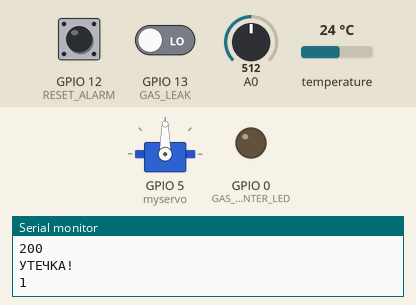
Recording of a program running on a simulated ESP8266 (NodeMCU). Parts: servo, output pins drawn as LEDs (lit = HIGH), the last lines printed to the serial monitor. Dashed ring = blinking. The inputs (shaded band) are chosen by the test bench; at power-on: GPIO 13 (GAS_LEAK) LOW, A0 = 512, GPIO 12 (RESET_ALARM) HIGH, temperature 24 °C. WiFi joins after 1.5 s; servers stay silent unless stated; uploads are accepted with an empty reply.

Above: at 2.7 s.
2.8 s: GPIO 13 (GAS_LEAK) driven HIGH
At 9.0 s:
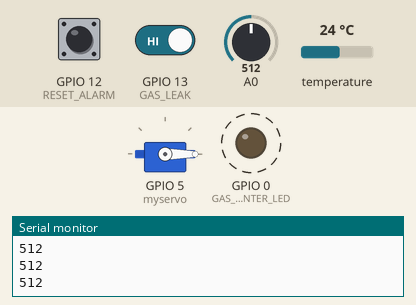
9.3 s: A0 set to 11
12.8 s: A0 set to 8
At 13.4 s:
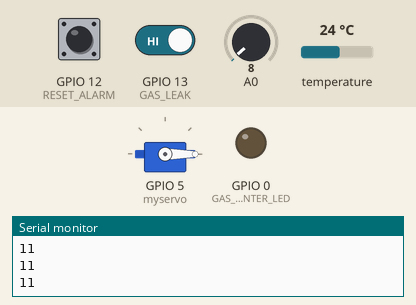
16.1 s: GPIO 13 (GAS_LEAK) driven LOW
At 18.4 s:
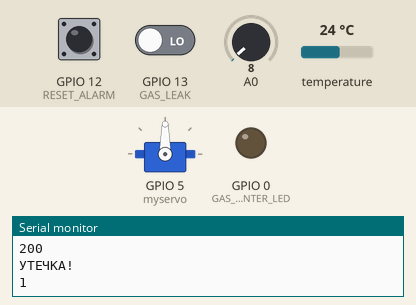
Timing chart, 0 to 19.9 s (numbered marks = the images above; inputs shaded):
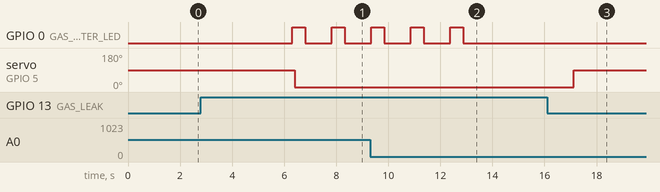

Measured:
- the behaviour switches between 10 and 9 on A0 (found by bisection; images 1 and 2)
- after the input at 2.8 s, servo on GPIO 5 (myservo): 90° → 0° after 3.6 s
- after the input at 12.8 s, GPIO 0 (GAS_COUNTER_LED): goes on until 12.9 s, then stays LOW
- after the input at 16.1 s, servo on GPIO 5 (myservo): 0° → 90° after 1.0 s
- by itself, GPIO 0 (GAS_COUNTER_LED): alternates HIGH for 0.50 s and LOW for 1.0 s

The program:

main.cpp
```cpp
#include <Arduino.h>
#include <Servo.h>
#include <OneWire.h>
#include <DallasTemperature.h>
#include <ESP8266WiFi.h>
#include <ESP8266WebServer.h> //
#include <ESP8266HTTPClient.h> //
#include <ArduinoJson.h>

#define GAS_LEAK 13
#define TEMP_BUS 2
#define GAS_COUNTER_LED 0
#define RESET_ALARM 12

void sendData();

Servo myservo;
OneWire oneWire(TEMP_BUS);
DallasTemperature sensor(&oneWire);

// const char *host = "http://e55c533b.ngrok.io/"; //Web/Server address to read/write from
const int threshold= 10;
int resetAlarm = 0;
int volume;
boolean status = false;
int i = 0;

void setup() {
  Serial.begin(9600);
  pinMode(GAS_COUNTER_LED, OUTPUT);
  pinMode(GAS_LEAK, INPUT);
  pinMode(RESET_ALARM, INPUT);

  myservo.attach(5);
  myservo.write(90);
  sensor.begin();
  // put your setup code here, to run once:

  WiFi.begin("MIX Lite", "12345678");

    Serial.print("Connecting");  //  "Подключение"
    while (WiFi.status() != WL_CONNECTED)
    {
      delay(500);
      Serial.print(".");
    }
    Serial.println();

    Serial.print("Connected, IP address: ");
             //  "Подключились, IP-адрес: "
    Serial.println(WiFi.localIP());
}


float getRoomTemperature() {
  sensor.requestTemperatures();
  float t = sensor.getTempCByIndex(0);
  return t;
}

void sendData() {
      StaticJsonBuffer<300> JSONbuffer;   //Declaring static JSON buffer
      JsonObject& JSONencoder = JSONbuffer.createObject();

      volume = i;

      JSONencoder["authenticity_token"] = "0";
      JSONencoder["pincode"] = "123456";
      JSONencoder["volume"] = volume;
      JSONencoder["temperatura"] = getRoomTemperature();
      JSONencoder["status"] = status;


      char JSONmessageBuffer[300];
      JSONencoder.prettyPrintTo(JSONmessageBuffer, sizeof(JSONmessageBuffer));
      Serial.println(JSONmessageBuffer);

      HTTPClient http;    //Declare object of class HTTPClient

      http.begin("http://8edae38f.ngrok.io/devises");      //Specify request destination
      http.addHeader("Content-Type", "application/json");  //Specify content-type header

      int httpCode = http.POST(JSONmessageBuffer);   //Send the request
      String payload = http.getString();                                        //Get the response payload

      Serial.println(httpCode);   //Print HTTP return code
      Serial.println(payload);    //Print request response payload

      volume = 0;

      http.end();  //Close connection
}


void loop() {

  if (i == 5) {
    sendData();
    i = 0;
  }
//---------------------------------------------//
  boolean gasLeak = digitalRead(GAS_LEAK);
  int val= analogRead(0);

  if (gasLeak) {
    myservo.write(0);
    status = false;
  }
  else {
    status = true;
    sendData();
    do {
      myservo.write(90);
      resetAlarm = digitalRead(RESET_ALARM);
      Serial.println("УТЕЧКА!");
      Serial.println(resetAlarm);
      getRoomTemperature();
      yield();
      delay(3000);
    } while (resetAlarm == 0);
  }

  if (val >= threshold) {
      Serial.println(val);
      digitalWrite(GAS_COUNTER_LED, HIGH);
      delay(100);
      digitalWrite(GAS_COUNTER_LED, LOW);
      i += 1;
    }
  else {
    digitalWrite(GAS_COUNTER_LED, LOW);
  }
  // put your main code here, to run repeatedly:


  // Serial.printf("Connection status: %d\n", WiFi.status());
}
```
